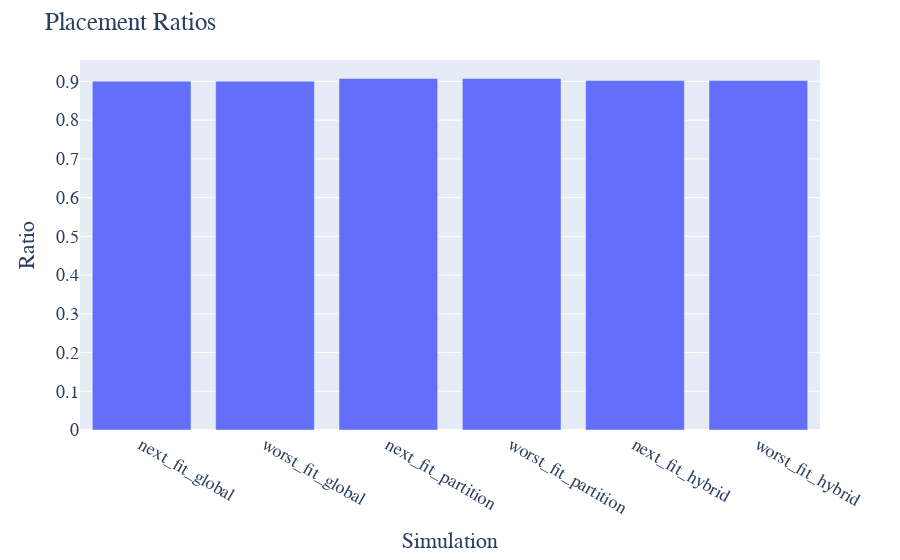

Notebook cell for this chart:
### Code cell
fig = px.bar(x=placements_ratios.keys(),  y=placements_ratios.values())
fig.update_layout(
    title="Placement Ratios",
    xaxis_title="Simulation",
    yaxis_title="Ratio",
    font=dict(
        family="Courier New, monospace",
        size=18,
    )
)

### Figure 1 — Plotly figure (JSON) as saved in the notebook; plotly's stock layout.template omitted (floating-point values rounded to 4 significant figures)
{"data": [{"alignmentgroup": "True", "hovertemplate": "x=%{x}<br>y=%{y}<extra></extra>", "legendgroup": "", "marker": {"color": "#636efa", "pattern": {"shape": ""}}, "name": "", "offsetgroup": "", "orientation": "v", "showlegend": false, "textposition": "auto", "type": "bar", "x": ["next_fit_global", "worst_fit_global", "next_fit_partition", "worst_fit_partition", "next_fit_hybrid", "worst_fit_hybrid"], "xaxis": "x", "y": [0.9007, 0.9007, 0.9076, 0.9076, 0.9023, 0.9023], "yaxis": "y"}], "layout": {"barmode": "relative", "font": {"family": "Courier New, monospace", "size": 18}, "legend": {"tracegroupgap": 0}, "margin": {"t": 60}, "title": {"text": "Placement Ratios"}, "xaxis": {"anchor": "y", "domain": [0, 1], "title": {"text": "Simulation"}}, "yaxis": {"anchor": "x", "domain": [0, 1], "title": {"text": "Ratio"}}}}
